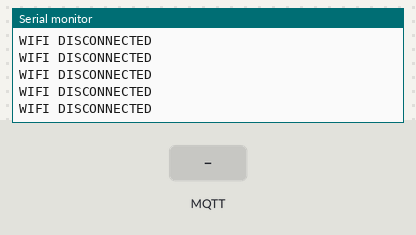
A sketch run on a simulated ESP32. Shown: the last lines printed to the serial monitor. The inputs (shaded band) are chosen by the test bench. WiFi joins after 1.5 s; servers stay silent unless stated; no MQTT or app messages arrive unless stated.

Above: at 1.2 s.
1.3 s: MQTT message "1" arrives on the first subscribed topic
2.8 s: MQTT message "on" arrives on the first subscribed topic
At 3.8 s:
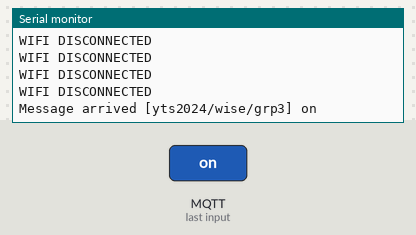
4.3 s: MQTT message "off" arrives on the first subscribed topic
At 4.9 s:
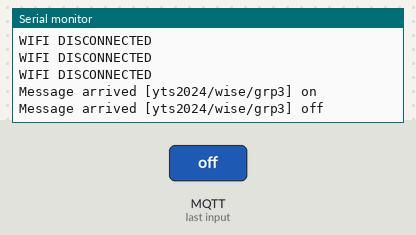

Measured:
- after the input at 2.8 s, the serial monitor: prints a new line at once (image 1)
- after the input at 4.3 s, the serial monitor: prints a new line at once (image 2)

The sketch:

esp32_as_a_subscriber.ino
```cpp
#include <WiFi.h>
#include <PubSubClient.h>

//WIFI STUFF
char ssid[] = "Plaksha-Events";
char pass[] = "Welcome@2024";

//MQTT STUFF
char *ip= "test.mosquitto.org";
int port = 1883;
char *topic = "yts2024/wise/grp3";

WiFiClient wifiClient;
PubSubClient client(wifiClient);

void setup()
{
WiFi.begin(ssid, pass);
Serial.begin(9600);
client.setServer(ip,port);
client.setCallback(callback);
client.connect("group12ESP32Client");
client.subscribe(topic);
}

void loop () {
  if(WiFi.isConnected()){
    //Serial.println("WIFI CONNECTED");
  }
  else{
    Serial.println("WIFI DISCONNECTED");
    WiFi.begin(ssid, pass);
  }

  if(client.connected()){
    //Serial.println("MQTT CONNECTED");
  }
  else{
    Serial.println("MQTT DISCONNECTED");
    client.connect("group12ESP32Client");
    client.subscribe(topic);
  }

  //Serial.println(WiFi.localIP());

  client.loop();
}

void callback(char* topic, byte* payload, unsigned int length) {
  Serial.print("Message arrived [");
  Serial.print(topic);
  Serial.print("] ");
  for (int i=0;i<length;i++) {
    Serial.print((char)payload[i]);
  }
  Serial.println();
}
```
